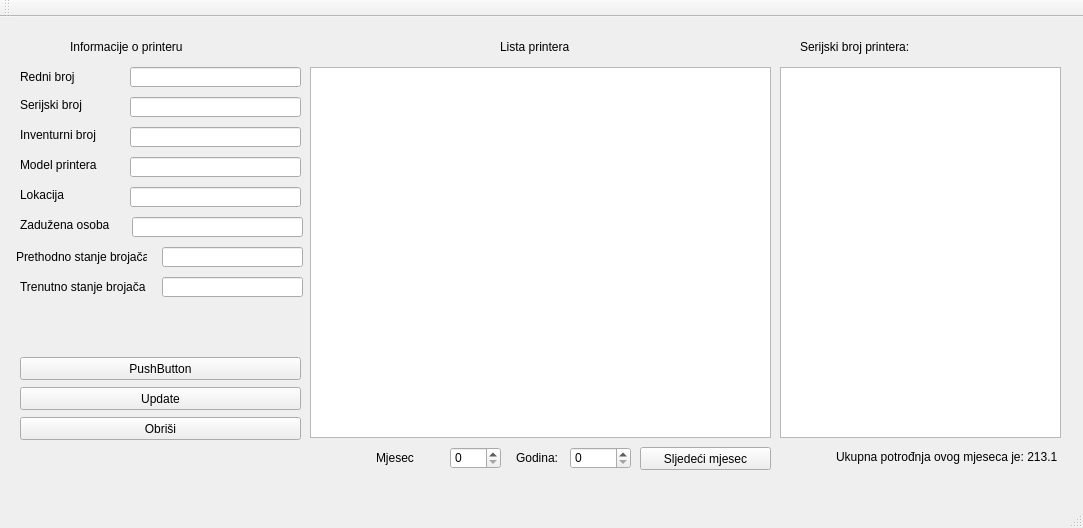
<?xml version="1.0" encoding="UTF-8"?>
<ui version="4.0">
 <class>MainWindow</class>
 <widget class="QMainWindow" name="MainWindow">
  <property name="geometry">
   <rect>
    <x>0</x>
    <y>0</y>
    <width>1083</width>
    <height>528</height>
   </rect>
  </property>
  <property name="windowTitle">
   <string>MainWindow</string>
  </property>
  <widget class="QWidget" name="centralWidget">
   <widget class="QLabel" name="label">
    <property name="geometry">
     <rect>
      <x>20</x>
      <y>50</y>
      <width>101</width>
      <height>20</height>
     </rect>
    </property>
    <property name="text">
     <string>Redni broj</string>
    </property>
   </widget>
   <widget class="QLineEdit" name="lineEdit">
    <property name="geometry">
     <rect>
      <x>130</x>
      <y>50</y>
      <width>171</width>
      <height>20</height>
     </rect>
    </property>
   </widget>
   <widget class="QTableView" name="tableView">
    <property name="geometry">
     <rect>
      <x>310</x>
      <y>50</y>
      <width>461</width>
      <height>371</height>
     </rect>
    </property>
   </widget>
   <widget class="QLabel" name="label_2">
    <property name="geometry">
     <rect>
      <x>20</x>
      <y>80</y>
      <width>81</width>
      <height>16</height>
     </rect>
    </property>
    <property name="text">
     <string>Serijski broj</string>
    </property>
   </widget>
   <widget class="QLabel" name="label_3">
    <property name="geometry">
     <rect>
      <x>20</x>
      <y>110</y>
      <width>91</width>
      <height>16</height>
     </rect>
    </property>
    <property name="text">
     <string>Inventurni broj</string>
    </property>
   </widget>
   <widget class="QLineEdit" name="lineEdit_2">
    <property name="geometry">
     <rect>
      <x>130</x>
      <y>80</y>
      <width>171</width>
      <height>20</height>
     </rect>
    </property>
   </widget>
   <widget class="QLineEdit" name="lineEdit_3">
    <property name="geometry">
     <rect>
      <x>130</x>
      <y>110</y>
      <width>171</width>
      <height>20</height>
     </rect>
    </property>
   </widget>
   <widget class="QLabel" name="label_4">
    <property name="geometry">
     <rect>
      <x>20</x>
      <y>140</y>
      <width>91</width>
      <height>16</height>
     </rect>
    </property>
    <property name="text">
     <string>Model printera</string>
    </property>
   </widget>
   <widget class="QLineEdit" name="lineEdit_4">
    <property name="geometry">
     <rect>
      <x>130</x>
      <y>140</y>
      <width>171</width>
      <height>20</height>
     </rect>
    </property>
   </widget>
   <widget class="QLineEdit" name="lineEdit_5">
    <property name="geometry">
     <rect>
      <x>130</x>
      <y>170</y>
      <width>171</width>
      <height>20</height>
     </rect>
    </property>
   </widget>
   <widget class="QLineEdit" name="lineEdit_6">
    <property name="geometry">
     <rect>
      <x>132</x>
      <y>200</y>
      <width>171</width>
      <height>20</height>
     </rect>
    </property>
   </widget>
   <widget class="QLineEdit" name="lineEdit_7">
    <property name="geometry">
     <rect>
      <x>162</x>
      <y>230</y>
      <width>141</width>
      <height>20</height>
     </rect>
    </property>
   </widget>
   <widget class="QLineEdit" name="lineEdit_8">
    <property name="geometry">
     <rect>
      <x>162</x>
      <y>260</y>
      <width>141</width>
      <height>20</height>
     </rect>
    </property>
   </widget>
   <widget class="QLabel" name="label_5">
    <property name="geometry">
     <rect>
      <x>20</x>
      <y>170</y>
      <width>91</width>
      <height>16</height>
     </rect>
    </property>
    <property name="text">
     <string>Lokacija</string>
    </property>
   </widget>
   <widget class="QLabel" name="label_6">
    <property name="geometry">
     <rect>
      <x>20</x>
      <y>200</y>
      <width>91</width>
      <height>16</height>
     </rect>
    </property>
    <property name="text">
     <string>Zadužena osoba</string>
    </property>
   </widget>
   <widget class="QLabel" name="label_7">
    <property name="geometry">
     <rect>
      <x>16</x>
      <y>230</y>
      <width>131</width>
      <height>20</height>
     </rect>
    </property>
    <property name="text">
     <string>Prethodno stanje brojača</string>
    </property>
   </widget>
   <widget class="QLabel" name="label_8">
    <property name="geometry">
     <rect>
      <x>20</x>
      <y>260</y>
      <width>131</width>
      <height>20</height>
     </rect>
    </property>
    <property name="text">
     <string>Trenutno stanje brojača</string>
    </property>
   </widget>
   <widget class="QLabel" name="label_9">
    <property name="geometry">
     <rect>
      <x>70</x>
      <y>20</y>
      <width>201</width>
      <height>20</height>
     </rect>
    </property>
    <property name="text">
     <string>Informacije o printeru</string>
    </property>
   </widget>
   <widget class="QLabel" name="label_10">
    <property name="geometry">
     <rect>
      <x>500</x>
      <y>20</y>
      <width>141</width>
      <height>20</height>
     </rect>
    </property>
    <property name="text">
     <string>Lista printera</string>
    </property>
   </widget>
   <widget class="QTableView" name="tableView_2">
    <property name="geometry">
     <rect>
      <x>780</x>
      <y>50</y>
      <width>281</width>
      <height>371</height>
     </rect>
    </property>
   </widget>
   <widget class="QLabel" name="label_11">
    <property name="geometry">
     <rect>
      <x>800</x>
      <y>20</y>
      <width>251</width>
      <height>20</height>
     </rect>
    </property>
    <property name="text">
     <string>Serijski broj printera: </string>
    </property>
   </widget>
   <widget class="QPushButton" name="pushButton">
    <property name="geometry">
     <rect>
      <x>20</x>
      <y>400</y>
      <width>281</width>
      <height>23</height>
     </rect>
    </property>
    <property name="text">
     <string>Obriši</string>
    </property>
   </widget>
   <widget class="QPushButton" name="pushButton_2">
    <property name="geometry">
     <rect>
      <x>20</x>
      <y>370</y>
      <width>281</width>
      <height>23</height>
     </rect>
    </property>
    <property name="text">
     <string>Update</string>
    </property>
   </widget>
   <widget class="QPushButton" name="pushButton_3">
    <property name="geometry">
     <rect>
      <x>20</x>
      <y>340</y>
      <width>281</width>
      <height>23</height>
     </rect>
    </property>
    <property name="text">
     <string>PushButton</string>
    </property>
   </widget>
   <widget class="QPushButton" name="pushButton_4">
    <property name="geometry">
     <rect>
      <x>640</x>
      <y>430</y>
      <width>131</width>
      <height>23</height>
     </rect>
    </property>
    <property name="text">
     <string>Sljedeći mjesec</string>
    </property>
   </widget>
   <widget class="QSpinBox" name="spinBox">
    <property name="geometry">
     <rect>
      <x>570</x>
      <y>430</y>
      <width>61</width>
      <height>22</height>
     </rect>
    </property>
   </widget>
   <widget class="QLabel" name="label_12">
    <property name="geometry">
     <rect>
      <x>516</x>
      <y>430</y>
      <width>41</width>
      <height>21</height>
     </rect>
    </property>
    <property name="text">
     <string>Godina:</string>
    </property>
   </widget>
   <widget class="QSpinBox" name="spinBox_2">
    <property name="geometry">
     <rect>
      <x>450</x>
      <y>430</y>
      <width>51</width>
      <height>22</height>
     </rect>
    </property>
   </widget>
   <widget class="QLabel" name="label_13">
    <property name="geometry">
     <rect>
      <x>376</x>
      <y>430</y>
      <width>61</width>
      <height>21</height>
     </rect>
    </property>
    <property name="text">
     <string>Mjesec</string>
    </property>
   </widget>
   <widget class="QLabel" name="label_14">
    <property name="geometry">
     <rect>
      <x>836</x>
      <y>430</y>
      <width>221</width>
      <height>20</height>
     </rect>
    </property>
    <property name="text">
     <string>Ukupna potrođnja ovog mjeseca je: 213.12</string>
    </property>
   </widget>
  </widget>
  <widget class="QMenuBar" name="menuBar">
   <property name="geometry">
    <rect>
     <x>0</x>
     <y>0</y>
     <width>1083</width>
     <height>21</height>
    </rect>
   </property>
  </widget>
  <widget class="QToolBar" name="mainToolBar">
   <attribute name="toolBarArea">
    <enum>TopToolBarArea</enum>
   </attribute>
   <attribute name="toolBarBreak">
    <bool>false</bool>
   </attribute>
  </widget>
  <widget class="QStatusBar" name="statusBar"/>
 </widget>
 <layoutdefault spacing="6" margin="11"/>
 <resources/>
 <connections/>
</ui>
